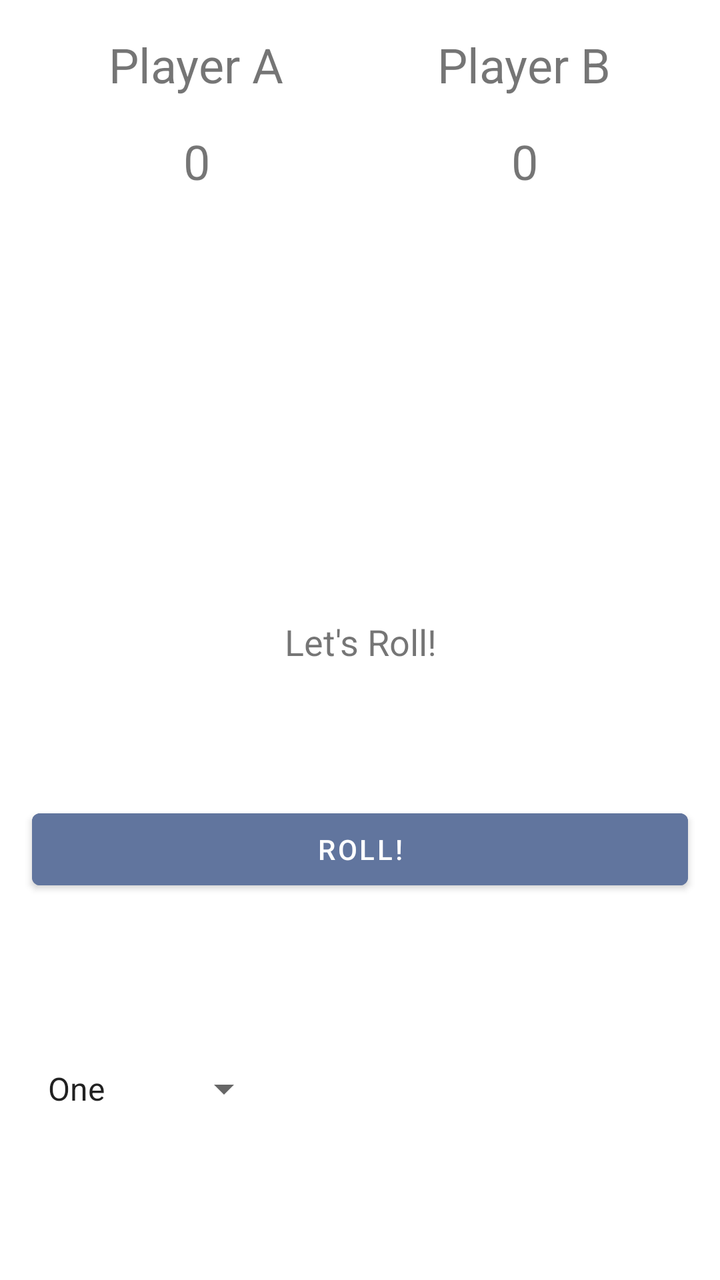
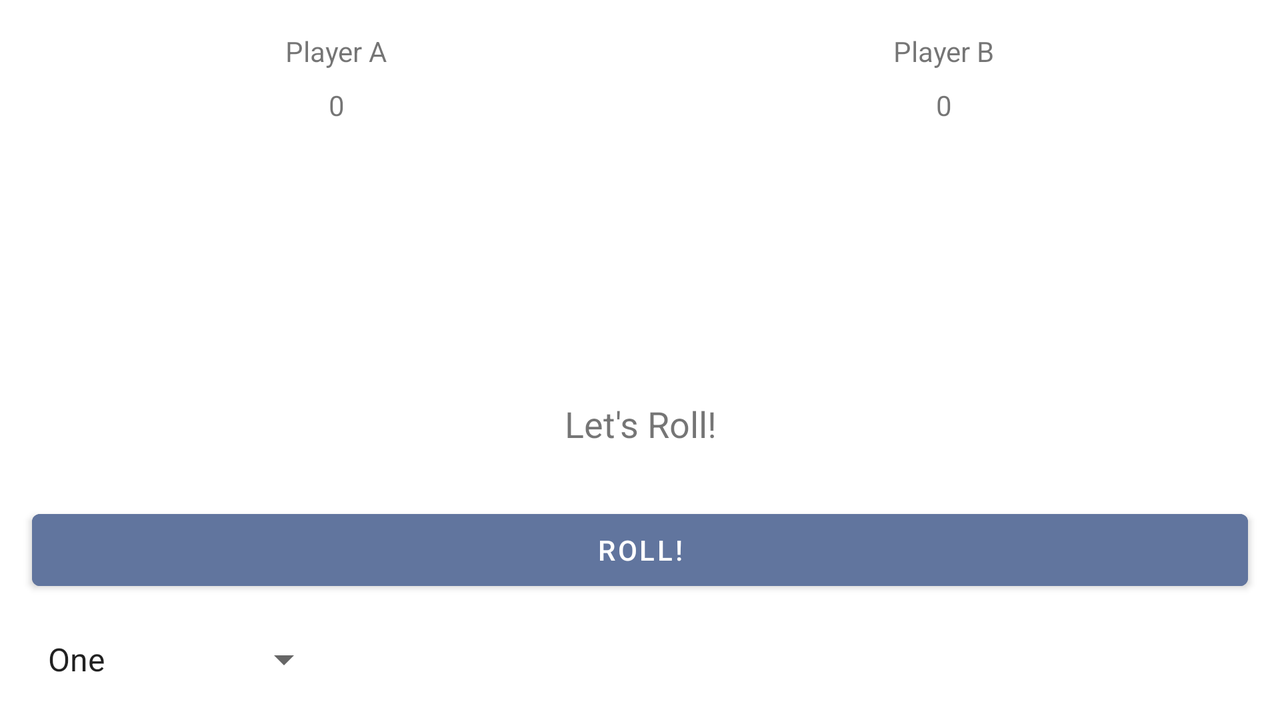

An Android layout and its configuration variant, each rendered on a device that would load it. The default file and the variant file are quoted in full after the pictures.
<!-- AndroidManifest.xml: application theme Theme.DicesMulti -->
<!-- res/layout/activity_main.xml -->
<?xml version="1.0" encoding="utf-8"?>
<androidx.constraintlayout.widget.ConstraintLayout xmlns:android="http://schemas.android.com/apk/res/android"
    xmlns:app="http://schemas.android.com/apk/res-auto"
    xmlns:tools="http://schemas.android.com/tools"
    android:layout_width="match_parent"
    android:layout_height="match_parent"
    tools:context=".MainActivity"
    android:id="@+id/mainContainer">

    <TextView
        android:id="@+id/ResultText"
        android:layout_width="0dp"
        android:layout_height="wrap_content"
        android:layout_marginStart="8dp"
        android:layout_marginEnd="8dp"
        android:text="@string/let_s_roll"
        android:textAlignment="center"
        android:textSize="18sp"
        app:layout_constraintBottom_toBottomOf="parent"
        app:layout_constraintEnd_toEndOf="parent"
        app:layout_constraintHorizontal_bias="0.0"
        app:layout_constraintStart_toStartOf="parent"
        app:layout_constraintTop_toTopOf="@+id/guideline4"
        app:layout_constraintVertical_bias="0.063" />

    <Button
        android:id="@+id/rollButton"
        android:layout_width="0dp"
        android:layout_height="wrap_content"
        android:layout_marginStart="16dp"
        android:layout_marginTop="8dp"
        android:layout_marginEnd="16dp"
        android:backgroundTint="@color/myBlue"
        android:text="@string/roll"
        app:layout_constraintBottom_toBottomOf="parent"
        app:layout_constraintEnd_toEndOf="parent"
        app:layout_constraintHorizontal_bias="0.0"
        app:layout_constraintStart_toStartOf="parent"
        app:layout_constraintTop_toBottomOf="@+id/ResultText"
        app:layout_constraintVertical_bias="0.238" />

    <ImageView
        android:id="@+id/dice1Img"
        android:layout_width="80dp"
        android:layout_height="100dp"
        android:layout_marginStart="16dp"
        app:layout_constraintBottom_toTopOf="@+id/guideline4"
        app:layout_constraintStart_toStartOf="parent"
        app:layout_constraintTop_toTopOf="@+id/guideline3"
        app:srcCompat="@drawable/dice_1"
        tools:ignore='ContentDescription' />

    <ImageView
        android:id="@+id/dice2Img"
        android:layout_width="80dp"
        android:layout_height="100dp"
        android:layout_marginEnd="16dp"
        app:layout_constraintBottom_toTopOf="@+id/guideline4"
        app:layout_constraintEnd_toEndOf="parent"
        app:layout_constraintTop_toTopOf="@+id/guideline3"
        app:srcCompat="@drawable/dice_1"
        tools:ignore='ContentDescription' />

    <ImageView
        android:id="@+id/dice3Img"
        android:layout_width="80dp"
        android:layout_height="100dp"
        android:layout_marginTop="16dp"
        android:layout_marginBottom="16dp"
        app:layout_constraintBottom_toTopOf="@+id/guideline4"
        app:layout_constraintEnd_toStartOf="@+id/dice2Img"
        app:layout_constraintStart_toEndOf="@+id/dice1Img"
        app:layout_constraintTop_toTopOf="@+id/guideline3"
        app:srcCompat="@drawable/dice_1"
        tools:ignore='ContentDescription' />

    <Spinner
        android:id="@+id/spinner"
        android:layout_width="120dp"
        android:layout_height="50dp"
        android:layout_marginStart="16dp"
        android:entries="@array/throwsChoose"
        app:layout_constraintBottom_toBottomOf="parent"
        app:layout_constraintStart_toStartOf="parent"
        app:layout_constraintTop_toBottomOf="@+id/rollButton" />

    <TextView
        android:id="@+id/lbPlayerA"
        android:layout_width="wrap_content"
        android:layout_height="wrap_content"
        android:layout_marginStart="16dp"
        android:layout_marginTop="16dp"
        android:text="@string/player_a"
        android:textSize="24sp"
        app:layout_constraintEnd_toStartOf="@+id/guideline7"
        app:layout_constraintStart_toStartOf="parent"
        app:layout_constraintTop_toTopOf="parent" />

    <TextView
        android:id="@+id/lbPlayerB"
        android:layout_width="wrap_content"
        android:layout_height="wrap_content"
        android:layout_marginTop="16dp"
        android:layout_marginEnd="16dp"
        android:textSize="24sp"
        android:text="@string/player_b"
        app:layout_constraintEnd_toEndOf="parent"
        app:layout_constraintStart_toStartOf="@+id/guideline7"
        app:layout_constraintTop_toTopOf="parent" />



    <TextView
        android:id="@+id/tvGamePointA"
        android:layout_width="wrap_content"
        android:layout_height="wrap_content"
        android:layout_marginTop="16dp"
        android:textSize="24sp"
        android:text="@string/pointsA"
        app:layout_constraintEnd_toEndOf="@+id/lbPlayerA"
        app:layout_constraintStart_toStartOf="@+id/lbPlayerA"
        app:layout_constraintTop_toBottomOf="@+id/lbPlayerA" />


    <TextView
        android:id="@+id/tvGamePointB"
        android:layout_width="wrap_content"
        android:layout_height="wrap_content"
        android:layout_marginTop="16dp"
        android:textSize="24sp"
        android:text="@string/pointsB"
        app:layout_constraintEnd_toEndOf="@+id/lbPlayerB"
        app:layout_constraintStart_toStartOf="@+id/lbPlayerB"
        app:layout_constraintTop_toBottomOf="@+id/lbPlayerB" />

    <androidx.constraintlayout.widget.Guideline
        android:id="@+id/guideline3"
        android:layout_width="wrap_content"
        android:layout_height="wrap_content"
        android:orientation="horizontal"
        app:layout_constraintGuide_percent="0.15" />

    <androidx.constraintlayout.widget.Guideline
        android:id="@+id/guideline4"
        android:layout_width="wrap_content"
        android:layout_height="wrap_content"
        android:orientation="horizontal"
        app:layout_constraintGuide_percent="0.45" />

    <androidx.constraintlayout.widget.Guideline
        android:id="@+id/guideline7"
        android:layout_width="wrap_content"
        android:layout_height="wrap_content"
        android:orientation="vertical"
        app:layout_constraintGuide_percent="0.5" />


</androidx.constraintlayout.widget.ConstraintLayout>
<!-- resources referenced by this layout -->
<resources>
  <string-array name="throwsChoose">
          <item>One</item>
          <item>Two</item>
          <item>Three</item>
      </string-array>
  <color name="myBlue">#61759E</color>
  <string name="let_s_roll">Let\'s Roll!</string>
  <string name="player_a">Player A</string>
  <string name="player_b">Player B</string>
  <string name="pointsA">0</string>
  <string name="pointsB">0</string>
  <string name="roll">Roll!</string>
  <style name="Theme.DicesMulti" parent="Theme.MaterialComponents.DayNight.DarkActionBar">
          
          <item name="colorPrimary">@color/purple_500</item>
          <item name="colorPrimaryVariant">@color/purple_700</item>
          <item name="colorOnPrimary">@color/white</item>
          
          <item name="colorSecondary">@color/teal_200</item>
          <item name="colorSecondaryVariant">@color/teal_700</item>
          <item name="colorOnSecondary">@color/black</item>
          
          <item name="android:statusBarColor" tools:targetApi="l">?attr/colorPrimaryVariant</item>
          
      </style>
  <color name="purple_500">#FF6200EE</color>
  <color name="purple_700">#FF3700B3</color>
  <color name="white">#FFFFFFFF</color>
  <color name="teal_200">#FF03DAC5</color>
  <color name="teal_700">#FF018786</color>
  <color name="black">#FF000000</color>
</resources>
<!-- res/layout-land/activity_main.xml (the repository's variant of the layout above) -->
<!-- drawn on the phone turned sideways -->
<?xml version="1.0" encoding="utf-8"?>
<androidx.constraintlayout.widget.ConstraintLayout xmlns:android="http://schemas.android.com/apk/res/android"
    xmlns:app="http://schemas.android.com/apk/res-auto"
    xmlns:tools="http://schemas.android.com/tools"
    android:layout_width="match_parent"
    android:layout_height="match_parent"
    tools:context=".MainActivity">

    <TextView
        android:id="@+id/ResultText"
        android:layout_width="0dp"
        android:layout_height="wrap_content"
        android:text="@string/let_s_roll"
        android:textAlignment="center"
        android:textSize="18sp"
        app:layout_constraintBottom_toBottomOf="parent"
        app:layout_constraintEnd_toEndOf="parent"
        app:layout_constraintHorizontal_bias="0.0"
        app:layout_constraintStart_toStartOf="parent"
        app:layout_constraintTop_toTopOf="@+id/guideline4"
        app:layout_constraintVertical_bias="0.063" />

    <Button
        android:id="@+id/rollButton"
        android:layout_width="0dp"
        android:layout_height="wrap_content"
        android:layout_marginStart="16dp"
        android:layout_marginTop="8dp"
        android:layout_marginEnd="16dp"
        android:backgroundTint="@color/myBlue"
        android:text="@string/roll"
        app:layout_constraintBottom_toBottomOf="parent"
        app:layout_constraintEnd_toEndOf="parent"
        app:layout_constraintHorizontal_bias="0.0"
        app:layout_constraintStart_toStartOf="parent"
        app:layout_constraintTop_toBottomOf="@+id/ResultText"
        app:layout_constraintVertical_bias="0.238" />

    <ImageView
        android:id="@+id/dice1Img"
        android:layout_width="80dp"
        android:layout_height="100dp"
        android:layout_marginStart="16dp"
        android:layout_marginEnd="16dp"
        app:layout_constraintBottom_toTopOf="@+id/guideline4"
        app:layout_constraintEnd_toStartOf="@+id/guideline7"
        app:layout_constraintStart_toStartOf="parent"
        app:layout_constraintTop_toTopOf="@+id/guideline3"
        app:srcCompat="@drawable/dice_1"
        tools:ignore='ContentDescription' />

    <ImageView
        android:id="@+id/dice2Img"
        android:layout_width="80dp"
        android:layout_height="100dp"
        android:layout_marginStart="16dp"
        android:layout_marginEnd="16dp"
        app:layout_constraintBottom_toTopOf="@+id/guideline4"
        app:layout_constraintEnd_toEndOf="parent"
        app:layout_constraintStart_toStartOf="@+id/guideline7"
        app:layout_constraintTop_toTopOf="@+id/guideline3"
        app:srcCompat="@drawable/dice_1"
        tools:ignore='ContentDescription' />

    <ImageView
        android:id="@+id/dice3Img"
        android:layout_width="80dp"
        android:layout_height="100dp"
        android:layout_marginTop="16dp"
        android:layout_marginBottom="16dp"
        app:layout_constraintBottom_toTopOf="@+id/guideline4"
        app:layout_constraintEnd_toStartOf="@+id/dice2Img"
        app:layout_constraintStart_toEndOf="@+id/dice1Img"
        app:layout_constraintTop_toTopOf="@+id/guideline3"
        app:srcCompat="@drawable/dice_1"
        tools:ignore='ContentDescription' />

    <Spinner
        android:id="@+id/spinner"
        android:layout_width="150dp"
        android:layout_height="50dp"
        android:layout_marginStart="16dp"
        android:entries="@array/throwsChoose"
        app:layout_constraintBottom_toBottomOf="parent"
        app:layout_constraintStart_toStartOf="parent"
        app:layout_constraintTop_toBottomOf="@+id/rollButton" />

    <TextView
        android:id="@+id/lbPlayerA"
        android:layout_width="wrap_content"
        android:layout_height="wrap_content"
        android:layout_marginStart="16dp"
        android:layout_marginTop="16dp"
        android:text="@string/player_a"
        app:layout_constraintEnd_toStartOf="@+id/guideline7"
        app:layout_constraintStart_toStartOf="parent"
        app:layout_constraintTop_toTopOf="parent" />

    <TextView
        android:id="@+id/lbPlayerB"
        android:layout_width="wrap_content"
        android:layout_height="wrap_content"
        android:layout_marginTop="16dp"
        android:layout_marginEnd="16dp"
        android:text="@string/player_b"
        app:layout_constraintEnd_toEndOf="parent"
        app:layout_constraintStart_toStartOf="@+id/guideline7"
        app:layout_constraintTop_toTopOf="parent" />


    <TextView
        android:id="@+id/tvGamePointA"
        android:layout_width="wrap_content"
        android:layout_height="wrap_content"
        android:layout_marginTop="8dp"
        android:text="@string/pointsA"
        app:layout_constraintEnd_toEndOf="@+id/lbPlayerA"
        app:layout_constraintStart_toStartOf="@+id/lbPlayerA"
        app:layout_constraintTop_toBottomOf="@+id/lbPlayerA" />


    <TextView
        android:id="@+id/tvGamePointB"
        android:layout_width="wrap_content"
        android:layout_height="wrap_content"
        android:layout_marginTop="8dp"
        android:text="@string/pointsB"
        app:layout_constraintEnd_toEndOf="@+id/lbPlayerB"
        app:layout_constraintStart_toStartOf="@+id/lbPlayerB"
        app:layout_constraintTop_toBottomOf="@+id/lbPlayerB" />

    <androidx.constraintlayout.widget.Guideline
        android:id="@+id/guideline3"
        android:layout_width="wrap_content"
        android:layout_height="wrap_content"
        android:orientation="horizontal"
        app:layout_constraintGuide_percent="0.15" />

    <androidx.constraintlayout.widget.Guideline
        android:id="@+id/guideline4"
        android:layout_width="wrap_content"
        android:layout_height="wrap_content"
        android:orientation="horizontal"
        app:layout_constraintGuide_percent="0.53" />

    <androidx.constraintlayout.widget.Guideline
        android:id="@+id/guideline7"
        android:layout_width="wrap_content"
        android:layout_height="wrap_content"
        android:orientation="vertical"
        app:layout_constraintGuide_percent="0.5" />


</androidx.constraintlayout.widget.ConstraintLayout>
